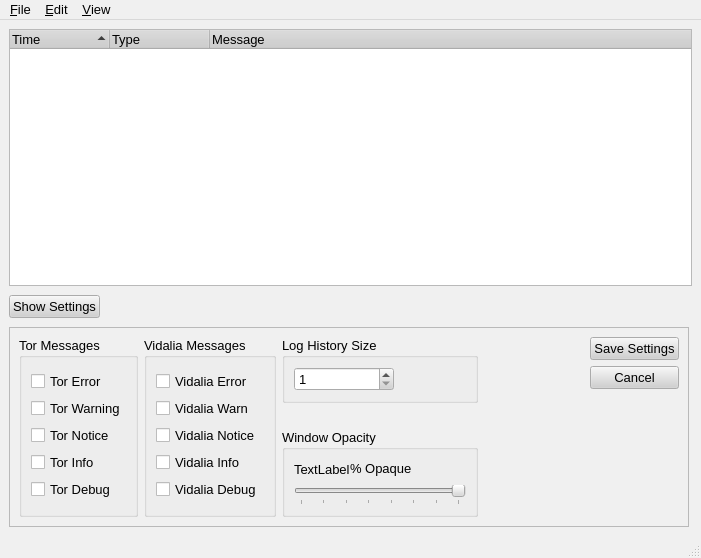
<ui version="4.0" >
 <author></author>
 <comment></comment>
 <exportmacro></exportmacro>
 <class>MessageLog</class>
 <widget class="QMainWindow" name="MessageLog" >
  <property name="geometry" >
   <rect>
    <x>0</x>
    <y>0</y>
    <width>701</width>
    <height>558</height>
   </rect>
  </property>
  <property name="palette" >
   <palette>
    <active>
     <color>
      <red>0</red>
      <green>0</green>
      <blue>0</blue>
     </color>
     <color>
      <red>208</red>
      <green>208</green>
      <blue>208</blue>
     </color>
     <color>
      <red>255</red>
      <green>255</green>
      <blue>255</blue>
     </color>
     <color>
      <red>247</red>
      <green>247</green>
      <blue>247</blue>
     </color>
     <color>
      <red>120</red>
      <green>120</green>
      <blue>120</blue>
     </color>
     <color>
      <red>160</red>
      <green>160</green>
      <blue>160</blue>
     </color>
     <color>
      <red>0</red>
      <green>0</green>
      <blue>0</blue>
     </color>
     <color>
      <red>255</red>
      <green>255</green>
      <blue>255</blue>
     </color>
     <color>
      <red>0</red>
      <green>0</green>
      <blue>0</blue>
     </color>
     <color>
      <red>255</red>
      <green>255</green>
      <blue>255</blue>
     </color>
     <color>
      <red>240</red>
      <green>240</green>
      <blue>240</blue>
     </color>
     <color>
      <red>0</red>
      <green>0</green>
      <blue>0</blue>
     </color>
     <color>
      <red>0</red>
      <green>0</green>
      <blue>128</blue>
     </color>
     <color>
      <red>255</red>
      <green>255</green>
      <blue>255</blue>
     </color>
     <color>
      <red>0</red>
      <green>0</green>
      <blue>255</blue>
     </color>
     <color>
      <red>255</red>
      <green>0</green>
      <blue>255</blue>
     </color>
     <color>
      <red>247</red>
      <green>247</green>
      <blue>247</blue>
     </color>
    </active>
    <inactive>
     <color>
      <red>0</red>
      <green>0</green>
      <blue>0</blue>
     </color>
     <color>
      <red>208</red>
      <green>208</green>
      <blue>208</blue>
     </color>
     <color>
      <red>255</red>
      <green>255</green>
      <blue>255</blue>
     </color>
     <color>
      <red>247</red>
      <green>247</green>
      <blue>247</blue>
     </color>
     <color>
      <red>120</red>
      <green>120</green>
      <blue>120</blue>
     </color>
     <color>
      <red>160</red>
      <green>160</green>
      <blue>160</blue>
     </color>
     <color>
      <red>0</red>
      <green>0</green>
      <blue>0</blue>
     </color>
     <color>
      <red>255</red>
      <green>255</green>
      <blue>255</blue>
     </color>
     <color>
      <red>0</red>
      <green>0</green>
      <blue>0</blue>
     </color>
     <color>
      <red>255</red>
      <green>255</green>
      <blue>255</blue>
     </color>
     <color>
      <red>240</red>
      <green>240</green>
      <blue>240</blue>
     </color>
     <color>
      <red>0</red>
      <green>0</green>
      <blue>0</blue>
     </color>
     <color>
      <red>192</red>
      <green>192</green>
      <blue>192</blue>
     </color>
     <color>
      <red>0</red>
      <green>0</green>
      <blue>0</blue>
     </color>
     <color>
      <red>0</red>
      <green>0</green>
      <blue>255</blue>
     </color>
     <color>
      <red>255</red>
      <green>0</green>
      <blue>255</blue>
     </color>
     <color>
      <red>247</red>
      <green>247</green>
      <blue>247</blue>
     </color>
    </inactive>
    <disabled>
     <color>
      <red>120</red>
      <green>120</green>
      <blue>120</blue>
     </color>
     <color>
      <red>208</red>
      <green>208</green>
      <blue>208</blue>
     </color>
     <color>
      <red>255</red>
      <green>255</green>
      <blue>255</blue>
     </color>
     <color>
      <red>247</red>
      <green>247</green>
      <blue>247</blue>
     </color>
     <color>
      <red>120</red>
      <green>120</green>
      <blue>120</blue>
     </color>
     <color>
      <red>160</red>
      <green>160</green>
      <blue>160</blue>
     </color>
     <color>
      <red>120</red>
      <green>120</green>
      <blue>120</blue>
     </color>
     <color>
      <red>255</red>
      <green>255</green>
      <blue>255</blue>
     </color>
     <color>
      <red>120</red>
      <green>120</green>
      <blue>120</blue>
     </color>
     <color>
      <red>240</red>
      <green>240</green>
      <blue>240</blue>
     </color>
     <color>
      <red>240</red>
      <green>240</green>
      <blue>240</blue>
     </color>
     <color>
      <red>0</red>
      <green>0</green>
      <blue>0</blue>
     </color>
     <color>
      <red>0</red>
      <green>0</green>
      <blue>128</blue>
     </color>
     <color>
      <red>255</red>
      <green>255</green>
      <blue>255</blue>
     </color>
     <color>
      <red>0</red>
      <green>0</green>
      <blue>255</blue>
     </color>
     <color>
      <red>255</red>
      <green>0</green>
      <blue>255</blue>
     </color>
     <color>
      <red>247</red>
      <green>247</green>
      <blue>247</blue>
     </color>
    </disabled>
   </palette>
  </property>
  <property name="font" >
   <font>
    <family>Arial</family>
    <pointsize>10</pointsize>
    <weight>50</weight>
    <italic>false</italic>
    <bold>false</bold>
    <underline>false</underline>
    <strikeout>false</strikeout>
   </font>
  </property>
  <property name="windowTitle" >
   <string>Message Log</string>
  </property>
  <property name="windowIcon" >
   <iconset resource="..\res\vidalia.qrc" >:/images/tor_logo16.png</iconset>
  </property>
  <property name="statusTip" >
   <string/>
  </property>
  <widget class="QWidget" name="centralwidget" >
   <layout class="QVBoxLayout" >
    <property name="margin" >
     <number>9</number>
    </property>
    <property name="spacing" >
     <number>6</number>
    </property>
    <item>
     <widget class="QTreeWidget" name="lstMessages" >
      <property name="contextMenuPolicy" >
       <enum>Qt::NoContextMenu</enum>
      </property>
      <property name="autoFillBackground" >
       <bool>false</bool>
      </property>
      <property name="alternatingRowColors" >
       <bool>true</bool>
      </property>
      <property name="selectionMode" >
       <enum>QAbstractItemView::ExtendedSelection</enum>
      </property>
      <property name="rootIsDecorated" >
       <bool>false</bool>
      </property>
      <property name="uniformRowHeights" >
       <bool>true</bool>
      </property>
      <property name="itemsExpandable" >
       <bool>false</bool>
      </property>
      <property name="sortingEnabled" >
       <bool>true</bool>
      </property>
      <column>
       <property name="text" >
        <string>Time</string>
       </property>
      </column>
      <column>
       <property name="text" >
        <string>Type</string>
       </property>
      </column>
      <column>
       <property name="text" >
        <string>Message</string>
       </property>
      </column>
     </widget>
    </item>
    <item>
     <layout class="QHBoxLayout" >
      <property name="margin" >
       <number>0</number>
      </property>
      <property name="spacing" >
       <number>6</number>
      </property>
      <item>
       <widget class="QPushButton" name="btnToggleSettings" >
        <property name="contextMenuPolicy" >
         <enum>Qt::NoContextMenu</enum>
        </property>
        <property name="toolTip" >
         <string>Toggles display of Message Log settings</string>
        </property>
        <property name="text" >
         <string>Show Settings</string>
        </property>
        <property name="checkable" >
         <bool>true</bool>
        </property>
       </widget>
      </item>
      <item>
       <spacer>
        <property name="orientation" >
         <enum>Qt::Horizontal</enum>
        </property>
        <property name="sizeHint" >
         <size>
          <width>709</width>
          <height>29</height>
         </size>
        </property>
       </spacer>
      </item>
     </layout>
    </item>
    <item>
     <widget class="QFrame" name="frmSettings" >
      <property name="enabled" >
       <bool>true</bool>
      </property>
      <property name="sizePolicy" >
       <sizepolicy>
        <hsizetype>0</hsizetype>
        <vsizetype>0</vsizetype>
        <horstretch>0</horstretch>
        <verstretch>0</verstretch>
       </sizepolicy>
      </property>
      <property name="minimumSize" >
       <size>
        <width>680</width>
        <height>200</height>
       </size>
      </property>
      <property name="maximumSize" >
       <size>
        <width>680</width>
        <height>200</height>
       </size>
      </property>
      <property name="contextMenuPolicy" >
       <enum>Qt::NoContextMenu</enum>
      </property>
      <property name="frameShape" >
       <enum>QFrame::StyledPanel</enum>
      </property>
      <property name="frameShadow" >
       <enum>QFrame::Raised</enum>
      </property>
      <layout class="QHBoxLayout" >
       <property name="margin" >
        <number>9</number>
       </property>
       <property name="spacing" >
        <number>6</number>
       </property>
       <item>
        <widget class="QGroupBox" name="groupBox" >
         <property name="contextMenuPolicy" >
          <enum>Qt::NoContextMenu</enum>
         </property>
         <property name="title" >
          <string>Tor Messages</string>
         </property>
         <layout class="QVBoxLayout" >
          <property name="margin" >
           <number>9</number>
          </property>
          <property name="spacing" >
           <number>6</number>
          </property>
          <item>
           <layout class="QVBoxLayout" >
            <property name="margin" >
             <number>0</number>
            </property>
            <property name="spacing" >
             <number>6</number>
            </property>
            <item>
             <widget class="QCheckBox" name="chkTorErr" >
              <property name="contextMenuPolicy" >
               <enum>Qt::NoContextMenu</enum>
              </property>
              <property name="toolTip" >
               <string/>
              </property>
              <property name="whatsThis" >
               <string/>
              </property>
              <property name="text" >
               <string>Tor Error</string>
              </property>
              <property name="icon" >
               <iconset resource="..\res\vidalia.qrc" >:/images/msg_error.png</iconset>
              </property>
             </widget>
            </item>
            <item>
             <widget class="QCheckBox" name="chkTorWarn" >
              <property name="contextMenuPolicy" >
               <enum>Qt::NoContextMenu</enum>
              </property>
              <property name="toolTip" >
               <string/>
              </property>
              <property name="text" >
               <string>Tor Warning</string>
              </property>
              <property name="icon" >
               <iconset resource="..\res\vidalia.qrc" >:/images/msg_warn.png</iconset>
              </property>
             </widget>
            </item>
            <item>
             <widget class="QCheckBox" name="chkTorNote" >
              <property name="contextMenuPolicy" >
               <enum>Qt::NoContextMenu</enum>
              </property>
              <property name="toolTip" >
               <string/>
              </property>
              <property name="text" >
               <string>Tor Notice</string>
              </property>
              <property name="icon" >
               <iconset resource="..\res\vidalia.qrc" >:/images/msg_notice.png</iconset>
              </property>
             </widget>
            </item>
            <item>
             <widget class="QCheckBox" name="chkTorInfo" >
              <property name="contextMenuPolicy" >
               <enum>Qt::NoContextMenu</enum>
              </property>
              <property name="toolTip" >
               <string/>
              </property>
              <property name="text" >
               <string>Tor Info</string>
              </property>
              <property name="icon" >
               <iconset resource="..\res\vidalia.qrc" >:/images/msg_info.png</iconset>
              </property>
             </widget>
            </item>
            <item>
             <widget class="QCheckBox" name="chkTorDebug" >
              <property name="contextMenuPolicy" >
               <enum>Qt::NoContextMenu</enum>
              </property>
              <property name="toolTip" >
               <string/>
              </property>
              <property name="text" >
               <string>Tor Debug</string>
              </property>
              <property name="icon" >
               <iconset resource="..\res\vidalia.qrc" >:/images/msg_debug.png</iconset>
              </property>
             </widget>
            </item>
           </layout>
          </item>
         </layout>
        </widget>
       </item>
       <item>
        <widget class="QGroupBox" name="grpVidMessages" >
         <property name="contextMenuPolicy" >
          <enum>Qt::NoContextMenu</enum>
         </property>
         <property name="title" >
          <string>Vidalia Messages</string>
         </property>
         <layout class="QVBoxLayout" >
          <property name="margin" >
           <number>9</number>
          </property>
          <property name="spacing" >
           <number>6</number>
          </property>
          <item>
           <layout class="QVBoxLayout" >
            <property name="margin" >
             <number>0</number>
            </property>
            <property name="spacing" >
             <number>6</number>
            </property>
            <item>
             <widget class="QCheckBox" name="chkVidErr" >
              <property name="contextMenuPolicy" >
               <enum>Qt::NoContextMenu</enum>
              </property>
              <property name="toolTip" >
               <string/>
              </property>
              <property name="text" >
               <string>Vidalia Error</string>
              </property>
             </widget>
            </item>
            <item>
             <widget class="QCheckBox" name="chkVidWarn" >
              <property name="contextMenuPolicy" >
               <enum>Qt::NoContextMenu</enum>
              </property>
              <property name="toolTip" >
               <string/>
              </property>
              <property name="text" >
               <string>Vidalia Warn</string>
              </property>
             </widget>
            </item>
            <item>
             <widget class="QCheckBox" name="chkVidNote" >
              <property name="contextMenuPolicy" >
               <enum>Qt::NoContextMenu</enum>
              </property>
              <property name="text" >
               <string>Vidalia Notice</string>
              </property>
             </widget>
            </item>
            <item>
             <widget class="QCheckBox" name="chkVidInfo" >
              <property name="contextMenuPolicy" >
               <enum>Qt::NoContextMenu</enum>
              </property>
              <property name="text" >
               <string>Vidalia Info</string>
              </property>
             </widget>
            </item>
            <item>
             <widget class="QCheckBox" name="chkVidDebug" >
              <property name="contextMenuPolicy" >
               <enum>Qt::NoContextMenu</enum>
              </property>
              <property name="text" >
               <string>Vidalia Debug</string>
              </property>
             </widget>
            </item>
           </layout>
          </item>
         </layout>
        </widget>
       </item>
       <item>
        <layout class="QVBoxLayout" >
         <property name="margin" >
          <number>0</number>
         </property>
         <property name="spacing" >
          <number>3</number>
         </property>
         <item>
          <widget class="QGroupBox" name="groupBox_3" >
           <property name="contextMenuPolicy" >
            <enum>Qt::NoContextMenu</enum>
           </property>
           <property name="title" >
            <string>Log History Size</string>
           </property>
           <layout class="QVBoxLayout" >
            <property name="margin" >
             <number>9</number>
            </property>
            <property name="spacing" >
             <number>6</number>
            </property>
            <item>
             <layout class="QHBoxLayout" >
              <property name="margin" >
               <number>0</number>
              </property>
              <property name="spacing" >
               <number>6</number>
              </property>
              <item>
               <widget class="QSpinBox" name="spnbxMaxCount" >
                <property name="minimumSize" >
                 <size>
                  <width>100</width>
                  <height>0</height>
                 </size>
                </property>
                <property name="contextMenuPolicy" >
                 <enum>Qt::NoContextMenu</enum>
                </property>
                <property name="toolTip" >
                 <string>Number of messages to keep in log</string>
                </property>
                <property name="maximum" >
                 <number>99999</number>
                </property>
                <property name="minimum" >
                 <number>1</number>
                </property>
               </widget>
              </item>
              <item>
               <spacer>
                <property name="orientation" >
                 <enum>Qt::Horizontal</enum>
                </property>
                <property name="sizeHint" >
                 <size>
                  <width>62</width>
                  <height>23</height>
                 </size>
                </property>
               </spacer>
              </item>
             </layout>
            </item>
           </layout>
          </widget>
         </item>
         <item>
          <spacer>
           <property name="orientation" >
            <enum>Qt::Vertical</enum>
           </property>
           <property name="sizeHint" >
            <size>
             <width>20</width>
             <height>21</height>
            </size>
           </property>
          </spacer>
         </item>
         <item>
          <widget class="QGroupBox" name="grpOpacity" >
           <property name="contextMenuPolicy" >
            <enum>Qt::NoContextMenu</enum>
           </property>
           <property name="title" >
            <string>Window Opacity</string>
           </property>
           <layout class="QVBoxLayout" >
            <property name="margin" >
             <number>9</number>
            </property>
            <property name="spacing" >
             <number>6</number>
            </property>
            <item>
             <layout class="QHBoxLayout" >
              <property name="margin" >
               <number>0</number>
              </property>
              <property name="spacing" >
               <number>0</number>
              </property>
              <item>
               <widget class="QLabel" name="lblPercentOpacity" >
                <property name="minimumSize" >
                 <size>
                  <width>25</width>
                  <height>0</height>
                 </size>
                </property>
                <property name="contextMenuPolicy" >
                 <enum>Qt::NoContextMenu</enum>
                </property>
                <property name="layoutDirection" >
                 <enum>Qt::RightToLeft</enum>
                </property>
                <property name="text" >
                 <string>TextLabel</string>
                </property>
               </widget>
              </item>
              <item>
               <widget class="QLabel" name="label" >
                <property name="contextMenuPolicy" >
                 <enum>Qt::NoContextMenu</enum>
                </property>
                <property name="text" >
                 <string>&lt;html>&lt;head>&lt;meta name="qrichtext" content="1" />&lt;/head>&lt;body style=" white-space: pre-wrap; font-family:Arial; font-size:10pt; font-weight:400; font-style:normal; text-decoration:none;">&lt;p style=" margin-top:0px; margin-bottom:0px; margin-left:0px; margin-right:0px; -qt-block-indent:0; text-indent:0px;">% Opaque&lt;/p>&lt;/body>&lt;/html></string>
                </property>
               </widget>
              </item>
              <item>
               <spacer>
                <property name="orientation" >
                 <enum>Qt::Horizontal</enum>
                </property>
                <property name="sizeHint" >
                 <size>
                  <width>40</width>
                  <height>20</height>
                 </size>
                </property>
               </spacer>
              </item>
             </layout>
            </item>
            <item>
             <widget class="QSlider" name="sldrOpacity" >
              <property name="contextMenuPolicy" >
               <enum>Qt::NoContextMenu</enum>
              </property>
              <property name="toolTip" >
               <string>Changes the transparancy of the Message Log</string>
              </property>
              <property name="minimum" >
               <number>30</number>
              </property>
              <property name="maximum" >
               <number>100</number>
              </property>
              <property name="value" >
               <number>100</number>
              </property>
              <property name="sliderPosition" >
               <number>100</number>
              </property>
              <property name="tracking" >
               <bool>false</bool>
              </property>
              <property name="orientation" >
               <enum>Qt::Horizontal</enum>
              </property>
              <property name="invertedAppearance" >
               <bool>false</bool>
              </property>
              <property name="tickPosition" >
               <enum>QSlider::TicksBelow</enum>
              </property>
              <property name="tickInterval" >
               <number>10</number>
              </property>
             </widget>
            </item>
           </layout>
          </widget>
         </item>
        </layout>
       </item>
       <item>
        <layout class="QHBoxLayout" >
         <property name="margin" >
          <number>0</number>
         </property>
         <property name="spacing" >
          <number>6</number>
         </property>
         <item>
          <spacer>
           <property name="orientation" >
            <enum>Qt::Horizontal</enum>
           </property>
           <property name="sizeHint" >
            <size>
             <width>101</width>
             <height>20</height>
            </size>
           </property>
          </spacer>
         </item>
         <item>
          <layout class="QVBoxLayout" >
           <property name="margin" >
            <number>0</number>
           </property>
           <property name="spacing" >
            <number>6</number>
           </property>
           <item>
            <widget class="QPushButton" name="btnSaveSettings" >
             <property name="contextMenuPolicy" >
              <enum>Qt::NoContextMenu</enum>
             </property>
             <property name="toolTip" >
              <string>Saves the current Message Log settings</string>
             </property>
             <property name="text" >
              <string>Save Settings</string>
             </property>
            </widget>
           </item>
           <item>
            <widget class="QPushButton" name="btnCancelSettings" >
             <property name="contextMenuPolicy" >
              <enum>Qt::NoContextMenu</enum>
             </property>
             <property name="toolTip" >
              <string>Cancels changes made to settings</string>
             </property>
             <property name="text" >
              <string>Cancel</string>
             </property>
            </widget>
           </item>
           <item>
            <spacer>
             <property name="orientation" >
              <enum>Qt::Vertical</enum>
             </property>
             <property name="sizeHint" >
              <size>
               <width>20</width>
               <height>81</height>
              </size>
             </property>
            </spacer>
           </item>
          </layout>
         </item>
        </layout>
       </item>
      </layout>
     </widget>
    </item>
   </layout>
  </widget>
  <widget class="QMenuBar" name="menubar" >
   <property name="geometry" >
    <rect>
     <x>0</x>
     <y>0</y>
     <width>701</width>
     <height>19</height>
    </rect>
   </property>
   <widget class="QMenu" name="menu_Edit" >
    <property name="title" >
     <string>&amp;Edit</string>
    </property>
    <addaction name="actionCopy" />
    <addaction name="actionSelect_All" />
   </widget>
   <widget class="QMenu" name="menu_File" >
    <property name="title" >
     <string>&amp;File</string>
    </property>
    <addaction name="actionSave_All" />
    <addaction name="actionSave_Selected" />
    <addaction name="separator" />
    <addaction name="actionClose" />
   </widget>
   <widget class="QMenu" name="menu_Settings" >
    <property name="title" >
     <string>&amp;Settings</string>
    </property>
    <addaction name="actionMessage_Filters" />
    <addaction name="actionHistory_Size" />
   </widget>
   <widget class="QMenu" name="menu_View" >
    <property name="title" >
     <string>&amp;View</string>
    </property>
    <addaction name="actionClear" />
   </widget>
   <addaction name="menu_File" />
   <addaction name="menu_Edit" />
   <addaction name="menu_View" />
  </widget>
  <widget class="QStatusBar" name="statusbar" >
   <property name="geometry" >
    <rect>
     <x>0</x>
     <y>536</y>
     <width>701</width>
     <height>22</height>
    </rect>
   </property>
  </widget>
  <action name="actionMessage_Filters" >
   <property name="text" >
    <string>Message Filters...</string>
   </property>
   <property name="statusTip" >
    <string>Set message filters</string>
   </property>
   <property name="font" >
    <font>
     <family>Arial</family>
     <pointsize>10</pointsize>
     <weight>50</weight>
     <italic>false</italic>
     <bold>false</bold>
     <underline>false</underline>
     <strikeout>false</strikeout>
    </font>
   </property>
   <property name="shortcut" >
    <string/>
   </property>
  </action>
  <action name="actionHistory_Size" >
   <property name="text" >
    <string>History Size...</string>
   </property>
   <property name="statusTip" >
    <string>Set maximum number of messages to display</string>
   </property>
   <property name="font" >
    <font>
     <family>Arial</family>
     <pointsize>10</pointsize>
     <weight>50</weight>
     <italic>false</italic>
     <bold>false</bold>
     <underline>false</underline>
     <strikeout>false</strikeout>
    </font>
   </property>
  </action>
  <action name="actionClear" >
   <property name="text" >
    <string>Clear History</string>
   </property>
   <property name="statusTip" >
    <string>Clear all messages from the Message Log</string>
   </property>
   <property name="font" >
    <font>
     <family>Arial</family>
     <pointsize>10</pointsize>
     <weight>50</weight>
     <italic>false</italic>
     <bold>false</bold>
     <underline>false</underline>
     <strikeout>false</strikeout>
    </font>
   </property>
   <property name="shortcut" >
    <string>Ctrl+E</string>
   </property>
  </action>
  <action name="actionCopy" >
   <property name="text" >
    <string>Copy</string>
   </property>
   <property name="statusTip" >
    <string>Copy the selected messages to the clipboard</string>
   </property>
   <property name="font" >
    <font>
     <family>Arial</family>
     <pointsize>10</pointsize>
     <weight>50</weight>
     <italic>false</italic>
     <bold>false</bold>
     <underline>false</underline>
     <strikeout>false</strikeout>
    </font>
   </property>
   <property name="shortcut" >
    <string>Ctrl+C</string>
   </property>
  </action>
  <action name="actionSelect_All" >
   <property name="text" >
    <string>Select All</string>
   </property>
   <property name="statusTip" >
    <string>Select all messages</string>
   </property>
   <property name="font" >
    <font>
     <family>Arial</family>
     <pointsize>10</pointsize>
     <weight>50</weight>
     <italic>false</italic>
     <bold>false</bold>
     <underline>false</underline>
     <strikeout>false</strikeout>
    </font>
   </property>
   <property name="shortcut" >
    <string>Ctrl+A</string>
   </property>
  </action>
  <action name="actionSave_All" >
   <property name="text" >
    <string>Save All</string>
   </property>
   <property name="statusTip" >
    <string>Save all messages to a file</string>
   </property>
   <property name="font" >
    <font>
     <family>Arial</family>
     <pointsize>10</pointsize>
     <weight>50</weight>
     <italic>false</italic>
     <bold>false</bold>
     <underline>false</underline>
     <strikeout>false</strikeout>
    </font>
   </property>
  </action>
  <action name="actionSave_Selected" >
   <property name="text" >
    <string>Save Selected</string>
   </property>
   <property name="statusTip" >
    <string>Save selected messages to a file</string>
   </property>
   <property name="font" >
    <font>
     <family>Arial</family>
     <pointsize>10</pointsize>
     <weight>50</weight>
     <italic>false</italic>
     <bold>false</bold>
     <underline>false</underline>
     <strikeout>false</strikeout>
    </font>
   </property>
  </action>
  <action name="actionClose" >
   <property name="text" >
    <string>Close</string>
   </property>
   <property name="statusTip" >
    <string>Close the Message Log</string>
   </property>
   <property name="font" >
    <font>
     <family>Arial</family>
     <pointsize>10</pointsize>
     <weight>50</weight>
     <italic>false</italic>
     <bold>false</bold>
     <underline>false</underline>
     <strikeout>false</strikeout>
    </font>
   </property>
   <property name="shortcut" >
    <string>Alt+F4</string>
   </property>
  </action>
 </widget>
 <pixmapfunction></pixmapfunction>
 <resources>
  <include location="res/vidalia.qrc" />
  <include location="../res/vidalia.qrc" />
 </resources>
 <connections>
  <connection>
   <sender>actionClose</sender>
   <signal>triggered()</signal>
   <receiver>MessageLog</receiver>
   <slot>close()</slot>
   <hints>
    <hint type="sourcelabel" >
     <x>-1</x>
     <y>-1</y>
    </hint>
    <hint type="destinationlabel" >
     <x>407</x>
     <y>378</y>
    </hint>
   </hints>
  </connection>
  <connection>
   <sender>actionClear</sender>
   <signal>triggered()</signal>
   <receiver>lstMessages</receiver>
   <slot>clear()</slot>
   <hints>
    <hint type="sourcelabel" >
     <x>-1</x>
     <y>-1</y>
    </hint>
    <hint type="destinationlabel" >
     <x>407</x>
     <y>393</y>
    </hint>
   </hints>
  </connection>
  <connection>
   <sender>actionSelect_All</sender>
   <signal>triggered()</signal>
   <receiver>lstMessages</receiver>
   <slot>selectAll()</slot>
   <hints>
    <hint type="sourcelabel" >
     <x>-1</x>
     <y>-1</y>
    </hint>
    <hint type="destinationlabel" >
     <x>407</x>
     <y>393</y>
    </hint>
   </hints>
  </connection>
  <connection>
   <sender>sldrOpacity</sender>
   <signal>valueChanged(int)</signal>
   <receiver>lblPercentOpacity</receiver>
   <slot>setNum(int)</slot>
   <hints>
    <hint type="sourcelabel" >
     <x>396</x>
     <y>748</y>
    </hint>
    <hint type="destinationlabel" >
     <x>337</x>
     <y>718</y>
    </hint>
   </hints>
  </connection>
 </connections>
</ui>
